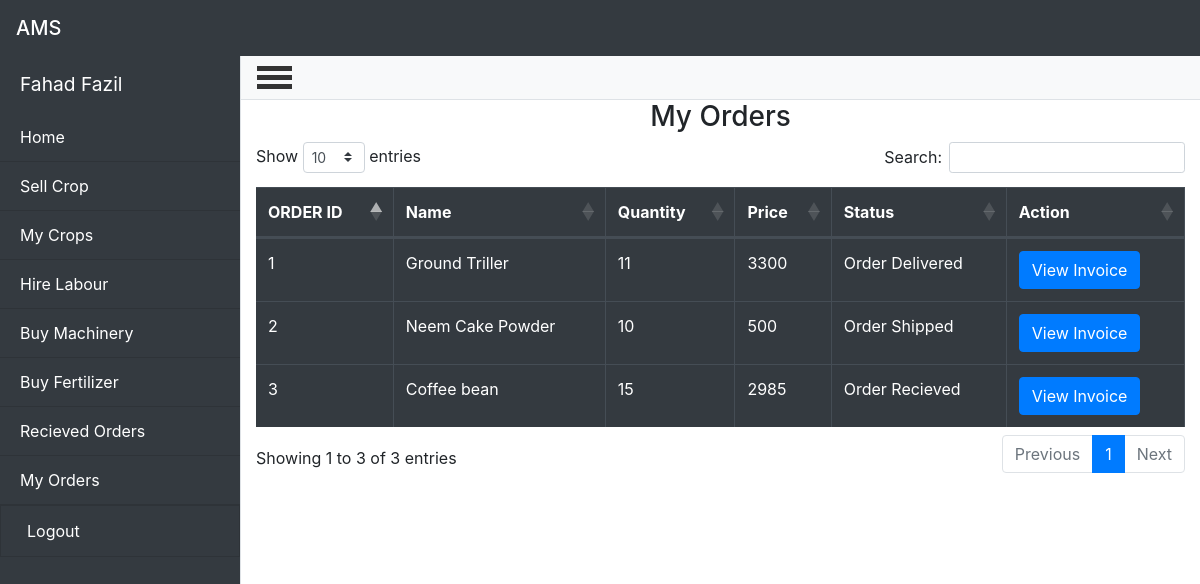
Page /farmer/myOrders.php (signed in) on the committed database.
### tables this page shows
CREATE TABLE `orders` (
  `orderId` int(100) NOT NULL,
  `productId` int(100) NOT NULL,
  `productType` varchar(50) NOT NULL,
  `buyerPhoneNumber` bigint(10) NOT NULL,
  `sellerPhoneNumber` bigint(10) NOT NULL,
  `orderQuantity` int(100) NOT NULL,
  `orderPrice` int(100) NOT NULL,
  `name` varchar(50) NOT NULL,
  `houseName` varchar(100) NOT NULL,
  `city` varchar(100) NOT NULL,
  `state` varchar(100) NOT NULL,
  `pinCode` int(30) NOT NULL,
  `phoneNumber` bigint(10) NOT NULL,
  `orderStatus` varchar(300) NOT NULL DEFAULT 'waiting for order confirmation',
  `dateTime` timestamp NOT NULL DEFAULT current_timestamp() ON UPDATE current_timestamp()
);

CREATE TABLE `product` (
  `productId` int(100) NOT NULL,
  `productType` varchar(50) NOT NULL,
  `productName` varchar(100) NOT NULL,
  `productDescription` varchar(1000) NOT NULL,
  `productImage` varchar(1000) NOT NULL,
  `productPrice` int(100) NOT NULL,
  `productQuantity` int(100) NOT NULL,
  `phoneNumber` bigint(10) NOT NULL
);

### farmer/myOrders.php (the view, shortened to what this page needs)
<!DOCTYPE html>
<html lang="en">
<head>
  <link href="vendor/bootstrap/css/bootstrap.min.css" rel="stylesheet">
  <link href="https://cdn.datatables.net/1.10.24/css/dataTables.bootstrap4.min.css" rel="stylesheet">
  <link href="css/simple-sidebar.css" rel="stylesheet">
  <link rel="stylesheet" href="https://cdnjs.cloudflare.com/ajax/libs/font-awesome/5.15.2/css/all.min.css" />
</head>
<body>
<?php include '../header.php' ?>
<?php include '../connection.php' ?>
  <div class="d-flex" id="wrapper">
    <div class="bg-dark text-white border-right" id="sidebar-wrapper">
      <div class="sidebar-heading"><?php echo $_SESSION['firstName']; echo " ".$_SESSION['lastName']; ?></div>
      <div class="list-group list-group-flush">
        <a href="farmer-homepage.php" class="list-group-item list-group-item-action bg-dark text-white">Home</a>
        <a href="sellCrop.php" class="list-group-item list-group-item-action bg-dark text-white">Sell Crop</a>
        <a href="myCrops.php" class="list-group-item list-group-item-action bg-dark text-white">My Crops</a>
        <a href="hireLabour.php" class="list-group-item list-group-item-action bg-dark text-white">Hire Labour</a>
        <a href="buyMachinery.php" class="list-group-item list-group-item-action bg-dark text-white">Buy Machinery</a>
        <a href="buyFertilizer.php" class="list-group-item list-group-item-action bg-dark text-white">Buy Fertilizer</a>
        <a href="recievedOrders.php" class="list-group-item list-group-item-action bg-dark text-white">Recieved Orders</a>
        <a href="myOrders.php" class="list-group-item list-group-item-action bg-dark text-white">My Orders</a>
        <form action="" method="POST">
        <a class="list-group-item list-group-item-action bg-dark  text-white"><button type="submit" name="logout" style="border:none; background: none;" class="text-white">Logout</button></a>
        </form>
      </div>
    </div>
    <div id="page-content-wrapper">
      <nav class="navbar navbar-expand-lg navbar-light bg-light border-bottom">
        <div id="menu-toggle" class="container1">
          <div class="bar1"></div>
          <div class="bar2"></div>
          <div class="bar3"></div>
        </div>
      </nav>
    <div class="container-fluid">
    <h3 class="text-center">My Orders</h3>
      <table id="example" class="table table-hover table-dark table-bordered">
        <thead>
          <tr>
            <th>ORDER ID</th>
            <th>Name</th>
            <th>Quantity</th>
            <th>Price</th>
            <th>Status</th>
            <th>Action</th>
          </tr>
        </thead>
        <tbody>
          <?php
             $phoneNumber= $_SESSION['phoneNumber'];
             $query= "SELECT * FROM orders WHERE buyerPhoneNumber='$phoneNumber' ORDER BY dateTime";
             $result=mysqli_query($conn,$query);
             foreach($result as $results) :
          ?>
          <tr>
          <?php
            $id=$results['productId'];
            $query1="SELECT * FROM product WHERE productId='$id'";
            $result1= mysqli_query($conn,$query1);
            $data= mysqli_fetch_assoc($result1);
          ?>
          <td class="id"><?php echo $results['orderId']; ?></td>
          <td><?php echo $data['productName']; ?></td>
          <td><?php echo $results['orderQuantity']; ?></td>
          <td><?php echo $results['orderPrice']; ?></td>
          <td><?php echo $results['orderStatus']; ?></td>
          <td><button class="btn btn-primary viewInvoice">View Invoice</button></td>
          </tr>
          <?php endforeach; ?>
        </tbody>
      </table>
    </div>
    </div>
  </div>
</body>
</html>

### farmer/css/simple-sidebar.css (style rules this page uses)
#wrapper { overflow-x: hidden; }
#sidebar-wrapper { min-height: 100vh; margin-left: -15rem; -webkit-transition: margin .25s ease-out; -moz-transition: margin .25s ease-out; -o-transition: margin .25s ease-out; transition: margin .25s ease-out; }
#sidebar-wrapper .sidebar-heading { padding: 0.875rem 1.25rem; font-size: 1.2rem; }
#sidebar-wrapper .list-group { width: 15rem; }
#page-content-wrapper { min-width: 100vw; }
@media (min-width: 768px) { #sidebar-wrapper { margin-left: 0; } }
@media (min-width: 768px) { #page-content-wrapper { min-width: 0; width: 100%; } }

### farmer/myOrders.php (style rules this page uses)
.container1 { display: flex; flex-direction: column; cursor: pointer; left: 0px; }
.bar1, .bar2, .bar3 { width: 35px; height: 5px; background-color: #333; margin: 2px 0; transition: 0.4s; }

### rows in the picture
orders: orderId "3", productId.productName "Coffee bean", orderQuantity "15", orderPrice "2985", orderStatus "Order Recieved"
orders: orderId "1", productId.productName "Ground Triller", orderQuantity "11", orderPrice "3300", orderStatus "Order Delivered"
orders: orderId "2", productId.productName "Neem Cake Powder", orderQuantity "10", orderPrice "500", orderStatus "Order Shipped"

### other values in the picture
$_SESSION['firstName'] "Fahad"
$_SESSION['lastName'] "Fazil"
